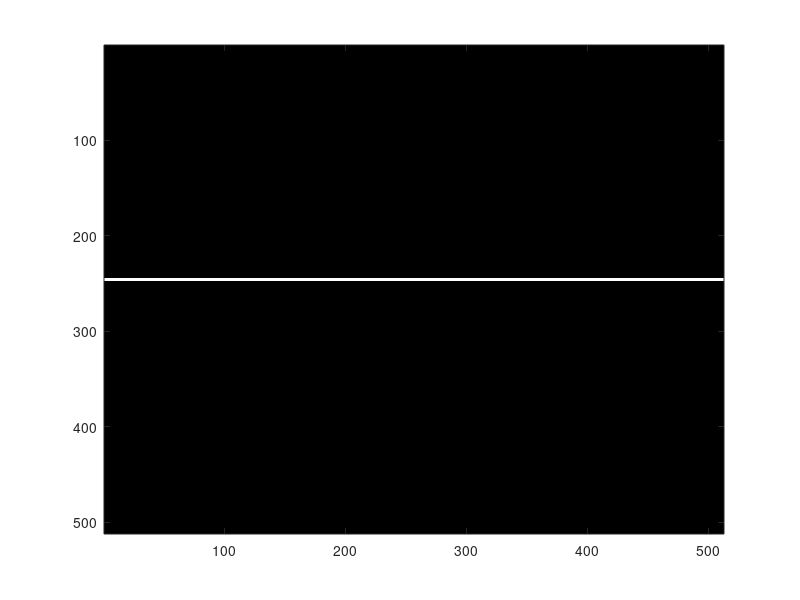

The MATLAB script that drew this image: (Note: this script raises an error after producing the figure.)
%{
Project 2

This project focuses on sampling 2D signals.
%}

clc; clear all; close all;

%% Exercise 1
image_1 = zeros(1024, 1024);
image_1(500:502, :) = 255;

image_z = image_1(256:(256+511), 256:(256+511));

figure(1);
imagesc(image_z);
colormap(gray(256));
truesize
title("Horizontal Line")

image_rotated = imrotate(image_1, 25, 'bicubic');
image_rz = image_rotated(400:(400+511), 256:(256+511));
figure(2);
imagesc(image_rz);
colormap(gray(256));
truesize
title("Horizontal Line Rotated")

%{
Commentary: 
%}

%% Exercise 2

figure(3)
%imagesc(repmat(log(abs(fftshift(fft2(image_z)))+10.01), 1, 1))
imagesc(repmat(abs(fftshift(fft2(image_z))), 3, 3))
truesize
colormap(gray(512))
title("Fourier Magnitude of Unrotated Image");

figure(4)
%imagesc(repmat(abs(fftshift(fft2(image_zr)))+10.01), 1, 1))
imagesc(repmat(abs(fftshift(fft2(image_rz))), 3, 3))
truesize
colormap(gray(512))
title("Fourier Magnitude of Rotated Image");

%% Exercise 3

idxs = 1:2:512;

image_z_aliased = image_z(idxs, idxs);
image_rz_aliased = image_rz(idxs, idxs);

figure(5)
imagesc(image_z_aliased)
colormap(gray(256))
truesize
title("Aliased Nonrotated Image");

figure(6)
imagesc(image_rz_aliased)
colormap(gray(256))
truesize
title("Aliased Rotated image")

figure(7)
imagesc(repmat(abs(fftshift(fft2(image_z_aliased))), 3, 3))
truesize
colormap(gray(512))
title("Fourier Magnitude of Aliased, Unrotated Image");

figure(8)
imagesc(repmat(log(abs(fftshift(fft2(image_rz_aliased)))+10), 3, 3))
truesize
colormap(gray(512))
title("Fourier Magnitude of Aliased, Rotated Image");

%% Exercise 4

image_z_downsampled = downsample_boler(image_z);
image_rz_downsampled = downsample_boler(image_rz);

figure(9)
imagesc(image_rz_downsampled)
truesize
colormap(gray(512))
title("Downsampled Rotated Image");

figure(10)
imagesc(repmat(log(abs(fftshift(fft2(image_rz_downsampled)))+10), 3, 3))
truesize
colormap(gray(512))
title("Fourier Magnitude of Downsampled, Rotated Image");

%% Exercise 5
indm = 1:512;
indn = 1:512;

[x, y] = meshgrid(indm, indn);
m_factor = 0.65 * pi * y;
n_factor = 0.2 * pi * x;

f_image = cos(m_factor + n_factor);
% Obvious frequencies are wx = 0.65*pi rad/sample, wy = 0.2*pi rad/sample

idxs = 1:2:512;
f_image_aliased = f_image(idxs, idxs);

figure(11)
imagesc(f_image)
colormap(gray(512))
truesize
title("Sinusoid Image");

figure(12)
imagesc(f_image_aliased)
colormap(gray(512))
truesize
title("Aliased Sinusoid Image");

figure(13)
imagesc(repmat(abs(fftshift(fft2(f_image))), 3, 3))
colormap(gray(512))
truesize
title("Fourier Magnitude of Sinusoid Image");

%{
Commentary: 
peak at (423, 308) -> dm = 167, dn = 52
delta = 2*pi/512
freq_m = delta * dm = 0.65*pi
freq_n = delta*dn = 0.2*pi
%}

figure(14)
imagesc(repmat(abs(fftshift(fft2(f_image_aliased))), 3, 3))
colormap(gray(512))
truesize
title("Fourier Magnitude of Aliased Sinusoid Image");

%{
Commentary: 
peak at (39, 180) -> dm = -89, dn = 53

delta = 2*pi / 256
freq_m = delta * dm = -2.184 = -0.69*pi 
freq_n = delta * dn = 1.276 = 0.406*pi

hidden peak at (551, 436) -> dm = 167, dn = 52
freq_m = delta * dm = 1.30*pi = 2*original b/c scaling 
freq_n = dleta * dn = 0.406*pi = 2*original b/c scaling

-> IMPORTANT
peak_1_m is actually at 2*pi - hidden_freq_m!
peak_2_m is where expected because not large enough for aliasing to overlap
%}
